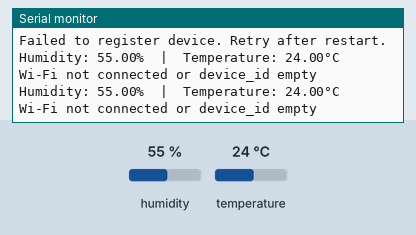
Simulated run of this sketch. Board: ESP32. Shown: the last lines printed to the serial monitor. The inputs (shaded band) are chosen by the test bench; at power-on: humidity 55 %, temperature 24 °C. WiFi joins after 1.5 s; servers stay silent unless stated; uploads are accepted with an empty reply; the local clock reads 2024-03-15 10:24:30 at power-on unless the sketch sets it; storage starts empty.

Above: at 2.9 s.
3.0 s: humidity set to 22 %
At 5.5 s:
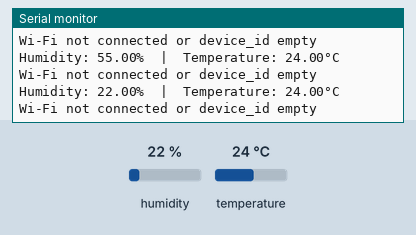
6.8 s: temperature set to 12 °C
At 8.3 s:
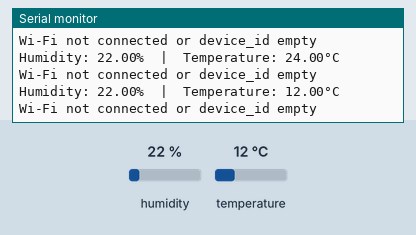
10.6 s: humidity set to 40 %
At 11.5 s:
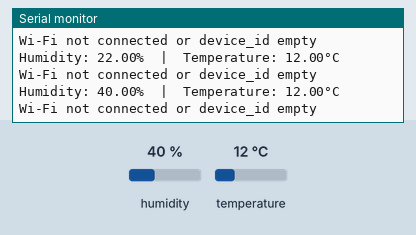
Timing chart, 0 to 13.6 s (numbered marks = the images above; inputs shaded):
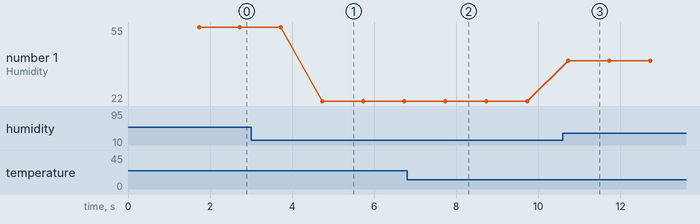

Measured:
- after the input at 3.0 s, the serial monitor: prints a new line after 1.7 s (image 1)
- after the input at 6.8 s, the serial monitor: prints a new line after 0.93 s (image 2)
- after the input at 10.6 s, the serial monitor: prints a new line after 0.14 s (image 3)
- plotted number 1: 55 → 22 after the input at 3.0 s, 22 → 40 after the input at 10.6 s

The sketch:

sensor-stream-sensor-node.ino
```cpp
#include "DHT.h"
#include <WiFi.h>
#include <HTTPClient.h>
#include "secrets.h"
#include <time.h>
#include <SPIFFS.h>
#include <ArduinoJson.h>

#define DHTPIN 4
#define DHTTYPE DHT22
DHT dht(DHTPIN, DHTTYPE);

const char* ntpServer = "pool.ntp.org";
const long gmtOffset_sec = 7200; // UTC+2
const int daylightOffset_sec = 0;

String deviceId;

void setupTime() {
  configTime(gmtOffset_sec, daylightOffset_sec, ntpServer);
}

String getTimestamp() {
  struct tm timeinfo;
  if(!getLocalTime(&timeinfo)){
    Serial.println("Failed to obtain time");
    return "";
  }
  char buf[25];
  strftime(buf, sizeof(buf), "%Y-%m-%dT%H:%M:%SZ", &timeinfo);
  return String(buf);
}

void connectToWiFi() {
  Serial.print("Connecting to Wi-Fi...");
  WiFi.begin(WIFI_SSID, WIFI_PASSWORD);

  while (WiFi.status() != WL_CONNECTED) {
    delay(500);
    Serial.print(".");
  }

  Serial.println();
  Serial.print("Connected! IP: ");
  Serial.println(WiFi.localIP());
}

bool readDeviceIdFromFS() {
  if(!SPIFFS.begin(true)) {
    Serial.println("Failed to mount SPIFFS");
    return false;
  }
  if(SPIFFS.exists("/device_id.txt")) {
    File f = SPIFFS.open("/device_id.txt", "r");
    if(f){
      deviceId = f.readString();
      f.close();
      Serial.print("Loaded device_id from SPIFFS: ");
      Serial.println(deviceId);
      return true;
    }
  }
  return false;
}

void saveDeviceIdToFS(const String& id) {
  File f = SPIFFS.open("/device_id.txt", "w");
  if(f){
    f.print(id);
    f.close();
    Serial.println("Saved device_id to SPIFFS");
  }
}

bool registerDevice(String mac_address) {
  HTTPClient http;
  http.begin(String(SERVER_URL) + "/api/v1/devices");
  http.addHeader("Content-Type", "application/json");

  String payload = "{\"mac\":\"" + mac_address + "\"}";

  int httpResponseCode = http.POST(payload);

  if (httpResponseCode > 0) {
    String response = http.getString();
    Serial.print("Register response: ");
    Serial.println(response);

    StaticJsonDocument<200> doc;
    DeserializationError error = deserializeJson(doc, response);

    if (error) {
      Serial.print("JSON parse error: ");
      Serial.println(error.c_str());
      http.end();
      return false;
    }

    if (doc.containsKey("id")) {
      deviceId = doc["id"].as<String>();
      saveDeviceIdToFS(deviceId);

      http.end();
      return true;
    } else {
      Serial.println("No 'id' field in response");
    }
  } else {
    Serial.print("Failed to register device. HTTP response code: ");
    Serial.println(httpResponseCode);
  }

  http.end();
  return false;
}

void sendData(float temperature, float humidity) {
  if (WiFi.status() == WL_CONNECTED && deviceId.length() > 0) {
    HTTPClient http;
    http.begin(String(SERVER_URL) + "/api/v1/measurements");
    http.addHeader("Content-Type", "application/json");

    String timestamp = getTimestamp();

    StaticJsonDocument<200> doc;

    doc["device_id"] = deviceId;
    doc["temperature"] = temperature;
    doc["humidity"] = humidity;
    doc["timestamp"] = timestamp;

    String payload;
    serializeJson(doc, payload);

    int httpResponseCode = http.POST(payload);

    if (httpResponseCode > 0) {
      Serial.print("HTTP Response code: ");
      Serial.println(httpResponseCode);
    } else {
      Serial.print("Error on sending POST: ");
      Serial.println(http.errorToString(httpResponseCode));
    }

    http.end();
  } else {
    Serial.println("Wi-Fi not connected or device_id empty");
  }
}

void setup() {
  Serial.begin(115200);
  Serial.println("ESP32 start!");
  dht.begin();

  connectToWiFi();
  setupTime();

  if(!readDeviceIdFromFS()){
    Serial.println("Device ID not found, registering...");
    if(!registerDevice(WiFi.macAddress())){
      Serial.println("Failed to register device. Retry after restart.");
    }
  }
}

unsigned long lastSendTime = 0;

void loop() {
  unsigned long now = millis();

  if (now - lastSendTime >= SEND_INTERVAL_SEC * 1000UL) {
    lastSendTime = now;

    float h = dht.readHumidity();
    float t = dht.readTemperature();

    if (isnan(h) || isnan(t)) {
      Serial.println("Error read from DHT22!");
    } else {
      Serial.print("Humidity: ");
      Serial.print(h);
      Serial.print("%  |  Temperature: ");
      Serial.print(t);
      Serial.println("°C");

      sendData(t, h);
    }
  }
}
```

secrets.template.h
```cpp
#pragma once

// Copy this file to secrets.h and fill
const char* WIFI_SSID = "YOUR_WIFI_SSID";
const char* WIFI_PASSWORD = "YOUR_WIFI_PASSWORD";
const char* SERVER_URL = "http://YOUR_SERVER_URL";
const int SEND_INTERVAL_SEC = 1;
```
